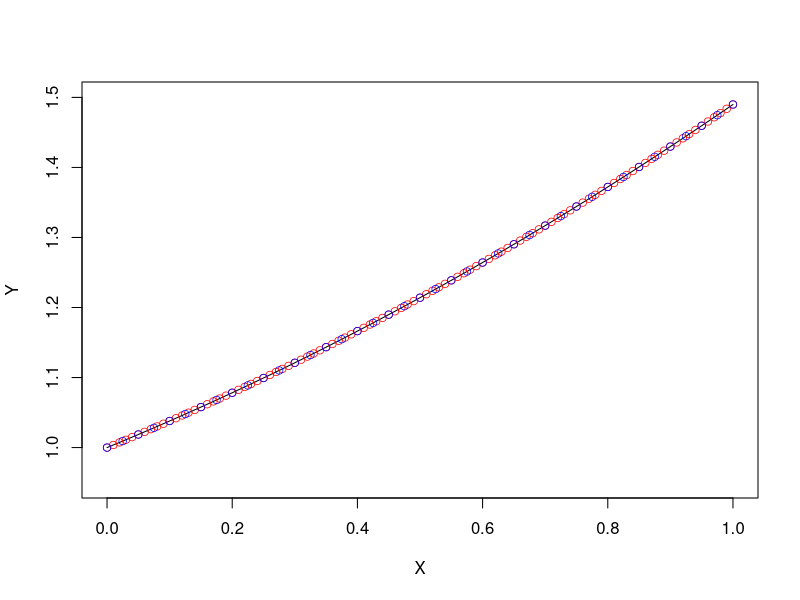

R code for this plot:
# Evan Johnston
# M348 - hwk 10 - 19 April 2016

# Runge-Kutta Method
# inputs:
#   a: first endpoint
#   b: last endpoint
#   n: integer
#   e: initial condition
#   f: ODE given function
RK<-function(a, b, n, e, f){
  emat<-matrix(rep(0,n*2+2),nrow=2)
  
  # create h, t, w
  h<- (b - a)/n
  t<- a
  w<- e
  
  # first approx
  emat[1,1]<-t
  emat[2,1]<-w
  
  # loop over the 1 to n iterations
  for (i in 1:n){
    
    # set the Ks
    k1<- h*f(t,w)
    k2<- h*f((t+h/2),(w+k1/2))
    k3<- h*f((t+h/2),(w+k2/2))
    k4<- h*f((t+h),(w+k3))
    
    # set the new w and t
    w<- w+(k1+2*k2+2*k3+k4)/6
    t<- a+i*h
    
    # save outputs
    emat[1,i+1]<- t
    emat[2,i+1]<- w
    
  }
  # output 
  return(emat)
}

# Runge-Kutta-Fehlberg Method
# inputs:
#   a: first endpoint
#   b: last endpoint
#   e: initial condition
#   tol: error tolerance
#   hmax: max stepsize
#   hmin: min stepsize
#   f: ODE given function
RKF<-function(a, b, e, tol, hmax, hmin, f){
  emat<-matrix(rep(0,((b-a)/hmin)*2+2),nrow=2)
  
  # create t, w, h size, and flag
  t<- a
  w<- e
  h<- hmax
  flag<- 1
  
  # first approx
  emat[1,1]<-t
  emat[2,1]<-w
  
  # loop until tolerance met or hmin exceeded
  i<-1
  while (flag){
    
    # set the Ks
    k1<- h*f(t,w)
    k2<- h*f((t+h/4),     (w+k1/4))
    k3<- h*f((t+h*3/8),   (w+k1*3/32+
                             k2*9/32))
    k4<- h*f((t+h*12/13), (w+k1*1932/2197+
                             -k2*7200/2197+
                             k3*7296/2197))
    k5<- h*f((t+h),       (w+k1*439/216+
                             -k2*8+
                             k3*3680/513+
                             -k4*845/4104))
    k6<- h*f((t+h/2),     (w+-k1*8/27+
                             k2*2+
                             -k3*3544/2565+
                             k4*1859/4104+
                             -k5*11/40))
    
    # set R=1/h(~w(i+1)-w(i+1))
    r<- 1/h*abs(k1/360-k3*128/4275-k4*2197/75240+k5/50+k6*2/55)
    
    # if approximation is within tolerance...
    if (r<=tol){
      
      # update t and w
      t<- t+h
      w<- w+k1*25/216+k3*1408/2565+k4*2197/4104-k5/5
      
      # save output
      emat[1,i+1]<- t
      emat[2,i+1]<- w
    }
    
    # set d
    d<- 0.84*(tol/r)^(1/4)
    
    # update h accordingly
    if (d<=0.1){
      h<- 0.1*h
    }
    else if (d>=4){
      h<- 4*h
    }
    else{
      h<- d*h
    }
    
    # check h-bounds and update h accordingly
    if (h>hmax){
      h<- hmax
    }
    
    if (t>=b){
      flag<- 0
    }
    else if ((t+h)>b){
      h<-(b-t)
    }
    else if (h<hmin){
      flag<- 0
      
      return("min. h exceeded")
    }
    
    #update counter
    i<- i+1
  }
  # output 
  return(emat)
}

# intial ODE function
f<-function(t,y){
  return(exp(1)^(t-y))
}

# true function
f.tru<-function(t){
  return(log(exp(1)^t+exp(1)-1))
}

# set inputs
a<- 0
b<- 1
h<- 0.01
n<- (b-a)/h
e<- 1
tol<- 10e-04
hmax<- 0.025
hmin<- 0.005

# matrix of approximations
ans.4b<-RK(a,b,n,e,f)
ans.5b<-RKF(a,b,e,tol,hmax,hmin,f)

# vector of true solutions over [0,1] by 0.0001
ans.true<-c(f.tru(seq(0,1,0.0001)))

# plot coordinate plane over relevant interval
plot(NA, xlim=c(0,1), ylim=c(0.95,1.5), xlab="X", ylab="Y")

# true solution (black)
lines(seq(0,1,0.0001), ans.true, col="black", lwd=1, lty=1)

# RK approximation (red)
#lines(ans.4b[1,], ans.4b[2,], col="red", lwd=1.5, lty=2)
points(ans.4b[1,], ans.4b[2,], col="red", lwd=0.75, lty=2)

# RKF approximation (blue)
#lines(ans.5b[1,], ans.5b[2,], col="blue", lwd=1.5, lty=2)
points(ans.5b[1,], ans.5b[2,], col="blue", lwd=0.75, lty=2)
